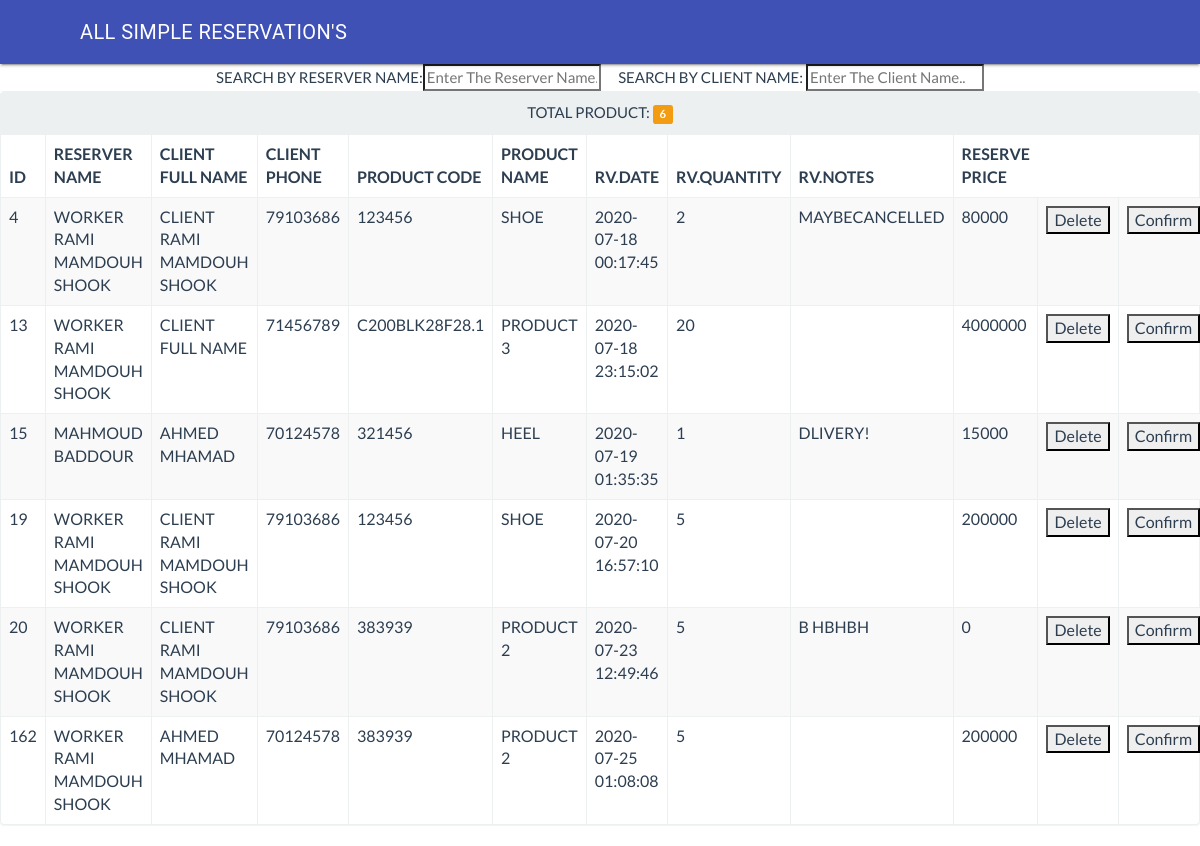
The app's page /AllReservation.php (signed in) with its own data.
### tables this page shows
CREATE TABLE `reserved` (
  `reserve_id` int(11) NOT NULL,
  `reserve_product_id` int(11) NOT NULL,
  `reserve_worker_id` int(11) NOT NULL,
  `reserve_client_id` int(11) NOT NULL,
  `reverse_Status` text DEFAULT 'Pending',
  `reverse_Notes` text NOT NULL,
  `reserve_Date` timestamp NOT NULL DEFAULT current_timestamp(),
  `reserve_Price` int(5) NOT NULL,
  `reserve_Quantity` int(11) NOT NULL,
  `rw_id` int(11) NOT NULL
);

CREATE TABLE `workers` (
  `worker_id` int(11) NOT NULL,
  `worker_Full_Name` text NOT NULL,
  `worker_Uname` text NOT NULL,
  `worker_Pass` text NOT NULL,
  `worker_Address` text NOT NULL,
  `worker_Phone` text NOT NULL,
  `worker_Type` text NOT NULL DEFAULT 'worker'
);

CREATE TABLE `clients` (
  `client_id` int(11) NOT NULL,
  `client_FullName` varchar(50) NOT NULL,
  `client_Address` text NOT NULL,
  `client_Phone` text NOT NULL,
  `client_Notes` text DEFAULT NULL
);

CREATE TABLE `products` (
  `product_id` int(11) NOT NULL,
  `Product_Name` text NOT NULL,
  `product_Code` text NOT NULL,
  `product_Size` text NOT NULL,
  `product_Color` text NOT NULL,
  `product_Quantity` int(11) NOT NULL,
  `product_Price` double NOT NULL,
  `product_Note` text DEFAULT NULL,
  `product_Availability` char(1) NOT NULL DEFAULT 'A' COMMENT 'A:Available,O:Out Of Stock',
  `product_photo_path` text NOT NULL,
  `Real_Size` double DEFAULT 0
);

### AllReservation.php (the view, shortened to what this page needs)
<html>
  <head>
          <link rel="stylesheet" type="text/css" href="css/index.css">
          <link rel="stylesheet" type="text/css" href="css/pic.css">
		<link rel="stylesheet" href="css/material.min.css">
<link rel="stylesheet" href="https://cdnjs.cloudflare.com/ajax/libs/font-awesome/4.2.0/css/font-awesome.min.css">
<link rel="stylesheet" type="text/css" href="./assets/bootstrap.css">
  </head>
  <body>
    <div class="mdl-layout mdl-js-layout mdl-layout--fixed-header">
      <header class="mdl-layout__header">
        <div class="mdl-layout__header-row">
          <span class="mdl-layout-title">All Simple Reservation's</span>
      </header>
      <main class="mdl-layout__content">
        <div class="page-content">
		<div align="center">
        Search By Reserver Name:<input type="text" id="myInput" onkeyup="myFunction()" placeholder="Enter The Reserver Name.." title="Type The Reserver Name">
        &nbsp; &nbsp; &nbsp;Search By Client Name: <input type="text" id="NameInput" onkeyup="SearchByName()" placeholder="Enter The Client Name.." title="Type The Client Name">
    <?PHP
    include("./config.php");
     $q = mysqli_query($connection, "SELECT	reserve_id,
     product_Code,
      product_Name,
      worker_Full_Name,
        client_FullName,
        client_Phone,
        reserve_Date,
        reverse_Notes,
        reserve_Quantity,
        product_id,
        reserve_Price FROM products , reserved , clients,workers
        where  reserve_product_id = products.product_id AND reserve_client_id = clients.client_id AND reserve_worker_id=workers.worker_id ")or die("error");
     $t = mysqli_num_rows($q);
     echo '
    <div class="">
        <div class="panel panel-default">
          <div class="panel-heading no-collapse">  <center>Total Product: <span class="label label-warning">'.$t.'  </center></span></div>
          <table class="table table-bordered table-striped" id="productTable">
              <thead>
                <tr>
                <th>ID</th>
                <th>Reserver Name</th>
                <th>Client Full Name</th>
                <th>client Phone</th>
                <th>Product Code</th>
                <th>Product Name</th>
                  <th>Rv.Date</th>
                  <th>Rv.Quantity</th>
                  <th>Rv.Notes</th>
                  <th>Reserve Price</th>
                </tr>
              </thead>
              <tbody>';
  while($row = mysqli_fetch_assoc($q)){
              echo '<tr id="'.$row['reserve_id'].'">
              <td>'.$row['reserve_id'].'</td>
              <td>'.$row['worker_Full_Name'].'</td>
                  <td>'.$row['client_FullName'].'</td>
                  <td>'.$row['client_Phone'].'</td>
                  <td id='.$row['reserve_id'].'>'.$row['product_Code'].'</td>
                  <td>'.$row['product_Name'].'</td>
                  <td>'.$row['reserve_Date'].'</td>
                  <td>'.$row['reserve_Quantity'].'</td>
                  <td>'.$row['reverse_Notes'].'</td>
                  <td>'.$row['reserve_Price'].'</td>
                  <td> <input type="button" id='.$row['reserve_id'].' onclick="deleterv(this.id,'.$row['reserve_Quantity'].','.$row['product_id'].')" value="Delete">
                  <td> <input type="button" id='.$row['reserve_id'].' onclick="confirmrv(this.id)" value="Confirm">
                  </td>'; }
?>
		</div>
      </main>
    </div>
  </body>
</html>

### css/index.css (style rules this page uses)
* { -webkit-tap-highlight-color: rgba(0,0,0,0); }
body { -webkit-touch-callout: none; -webkit-text-size-adjust: none; -webkit-user-select: none; background-color:#E4E4E4; background-image:linear-gradient(top, #A7A7A7 0%, #E4E4E4 51%); font-family: system-ui, -apple-system, -apple-system-font, 'Segoe UI', 'Roboto', sans-serif; font-size:12px; height:100vh; margin:0px; padding:0px; padding: env(safe-area-inset-top, 0px) env(safe-area-inset-right, 0px) env(safe-area-inset-bottom, 0px) env(safe-area-inset-right, 0px); text-transform:uppercase; width:100%; }

### records on screen
reserved: reserve "4", reserve_worker.worker_Full_Name "WORKER RAMI MAMDOUH SHOOK", reserve_client.client_FullName "CLIENT RAMI MAMDOUH SHOOK", reserve_client.client_Phone "79103686", reserve_product.product_Code "123456", reserve_product.Product_Name "SHOE", reserve_Date "2020-07-18 00:17:45", reserve_Quantity "2", reverse_Notes "MAYBECANCELLED", reserve_Price "80000"
reserved: reserve "13", reserve_worker.worker_Full_Name "WORKER RAMI MAMDOUH SHOOK", reserve_client.client_FullName "CLIENT FULL NAME", reserve_client.client_Phone "71456789", reserve_product.product_Code "C200BLK28F28.1", reserve_product.Product_Name "PRODUCT 3", reserve_Date "2020-07-18 23:15:02", reserve_Quantity "20", reserve_Price "4000000"
reserved: reserve "15", reserve_worker.worker_Full_Name "MAHMOUD BADDOUR", reserve_client.client_FullName "AHMED MHAMAD", reserve_client.client_Phone "70124578", reserve_product.product_Code "321456", reserve_product.Product_Name "HEEL", reserve_Date "2020-07-19 01:35:35", reserve_Quantity "1", reverse_Notes "DLIVERY!", reserve_Price "15000"
reserved: reserve "19", reserve_worker.worker_Full_Name "WORKER RAMI MAMDOUH SHOOK", reserve_client.client_FullName "CLIENT RAMI MAMDOUH SHOOK", reserve_client.client_Phone "79103686", reserve_product.product_Code "123456", reserve_product.Product_Name "SHOE", reserve_Date "2020-07-20 16:57:10", reserve_Quantity "5", reserve_Price "200000"
reserved: reserve "20", reserve_worker.worker_Full_Name "WORKER RAMI MAMDOUH SHOOK", reserve_client.client_FullName "CLIENT RAMI MAMDOUH SHOOK", reserve_client.client_Phone "79103686", reserve_product.product_Code "383939", reserve_product.Product_Name "PRODUCT 2", reserve_Date "2020-07-23 12:49:46", reserve_Quantity "5", reverse_Notes "B HBHBH", reserve_Price "0"
reserved: reserve "162", reserve_worker.worker_Full_Name "WORKER RAMI MAMDOUH SHOOK", reserve_client.client_FullName "AHMED MHAMAD", reserve_client.client_Phone "70124578", reserve_product.product_Code "383939", reserve_product.Product_Name "PRODUCT 2", reserve_Date "2020-07-25 01:08:08", reserve_Quantity "5", reserve_Price "200000"

### other values on screen
$t "6"
